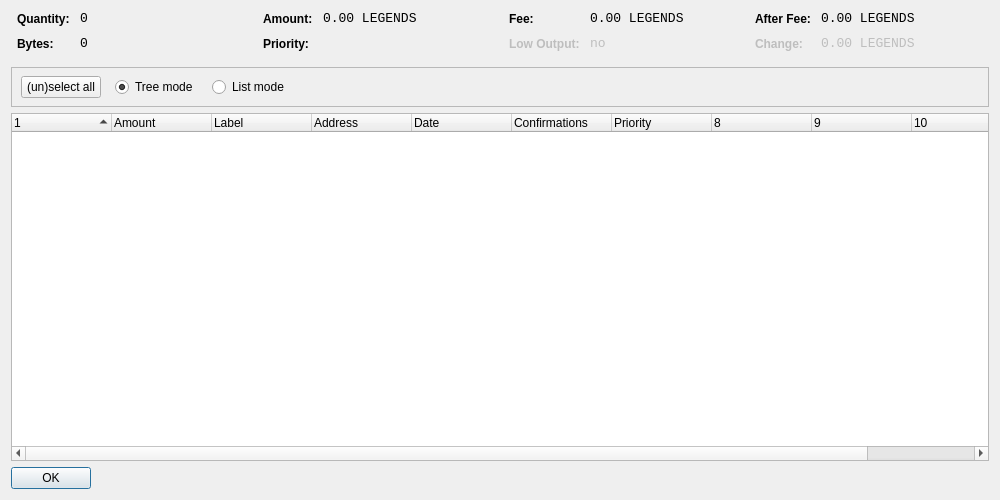
<?xml version="1.0" encoding="UTF-8"?>
<ui version="4.0">
 <class>CoinControlDialog</class>
 <widget class="QDialog" name="CoinControlDialog">
  <property name="geometry">
   <rect>
    <x>0</x>
    <y>0</y>
    <width>1000</width>
    <height>500</height>
   </rect>
  </property>
  <property name="windowTitle">
   <string>Coin Control</string>
  </property>
  <layout class="QVBoxLayout" name="verticalLayout">
   <item>
    <layout class="QHBoxLayout" name="horizontalLayoutTop" stretch="0,0,0,0">
     <property name="topMargin">
      <number>0</number>
     </property>
     <property name="bottomMargin">
      <number>10</number>
     </property>
     <item>
      <layout class="QFormLayout" name="formLayoutCoinControl1">
       <property name="horizontalSpacing">
        <number>10</number>
       </property>
       <property name="verticalSpacing">
        <number>10</number>
       </property>
       <property name="leftMargin">
        <number>6</number>
       </property>
       <property name="rightMargin">
        <number>6</number>
       </property>
       <item row="0" column="0">
        <widget class="QLabel" name="labelCoinControlQuantityText">
         <property name="styleSheet">
          <string notr="true">font-weight:bold;</string>
         </property>
         <property name="text">
          <string>Quantity:</string>
         </property>
        </widget>
       </item>
       <item row="0" column="1">
        <widget class="QLabel" name="labelCoinControlQuantity">
         <property name="font">
          <font>
           <family>Monospace</family>
           <pointsize>10</pointsize>
          </font>
         </property>
         <property name="cursor">
          <cursorShape>IBeamCursor</cursorShape>
         </property>
         <property name="contextMenuPolicy">
          <enum>Qt::ActionsContextMenu</enum>
         </property>
         <property name="text">
          <string notr="true">0</string>
         </property>
         <property name="textInteractionFlags">
          <set>Qt::LinksAccessibleByMouse|Qt::TextSelectableByKeyboard|Qt::TextSelectableByMouse</set>
         </property>
        </widget>
       </item>
       <item row="1" column="0">
        <widget class="QLabel" name="labelCoinControlBytesText">
         <property name="styleSheet">
          <string notr="true">font-weight:bold;</string>
         </property>
         <property name="text">
          <string>Bytes:</string>
         </property>
        </widget>
       </item>
       <item row="1" column="1">
        <widget class="QLabel" name="labelCoinControlBytes">
         <property name="font">
          <font>
           <family>Monospace</family>
           <pointsize>10</pointsize>
          </font>
         </property>
         <property name="cursor">
          <cursorShape>IBeamCursor</cursorShape>
         </property>
         <property name="contextMenuPolicy">
          <enum>Qt::ActionsContextMenu</enum>
         </property>
         <property name="text">
          <string notr="true">0</string>
         </property>
         <property name="textInteractionFlags">
          <set>Qt::LinksAccessibleByMouse|Qt::TextSelectableByKeyboard|Qt::TextSelectableByMouse</set>
         </property>
        </widget>
       </item>
      </layout>
     </item>
     <item>
      <layout class="QFormLayout" name="formLayoutCoinControl2">
       <property name="horizontalSpacing">
        <number>10</number>
       </property>
       <property name="verticalSpacing">
        <number>10</number>
       </property>
       <property name="leftMargin">
        <number>6</number>
       </property>
       <property name="rightMargin">
        <number>6</number>
       </property>
       <item row="0" column="0">
        <widget class="QLabel" name="labelCoinControlAmountText">
         <property name="styleSheet">
          <string notr="true">font-weight:bold;</string>
         </property>
         <property name="text">
          <string>Amount:</string>
         </property>
        </widget>
       </item>
       <item row="0" column="1">
        <widget class="QLabel" name="labelCoinControlAmount">
         <property name="font">
          <font>
           <family>Monospace</family>
           <pointsize>10</pointsize>
          </font>
         </property>
         <property name="cursor">
          <cursorShape>IBeamCursor</cursorShape>
         </property>
         <property name="contextMenuPolicy">
          <enum>Qt::ActionsContextMenu</enum>
         </property>
         <property name="text">
          <string notr="true">0.00 LEGENDS</string>
         </property>
         <property name="textInteractionFlags">
          <set>Qt::LinksAccessibleByMouse|Qt::TextSelectableByKeyboard|Qt::TextSelectableByMouse</set>
         </property>
        </widget>
       </item>
       <item row="1" column="0">
        <widget class="QLabel" name="labelCoinControlPriorityText">
         <property name="styleSheet">
          <string notr="true">font-weight:bold;</string>
         </property>
         <property name="text">
          <string>Priority:</string>
         </property>
        </widget>
       </item>
       <item row="1" column="1">
        <widget class="QLabel" name="labelCoinControlPriority">
         <property name="font">
          <font>
           <family>Monospace</family>
           <pointsize>10</pointsize>
          </font>
         </property>
         <property name="cursor">
          <cursorShape>IBeamCursor</cursorShape>
         </property>
         <property name="contextMenuPolicy">
          <enum>Qt::ActionsContextMenu</enum>
         </property>
         <property name="text">
          <string/>
         </property>
         <property name="textInteractionFlags">
          <set>Qt::LinksAccessibleByMouse|Qt::TextSelectableByKeyboard|Qt::TextSelectableByMouse</set>
         </property>
        </widget>
       </item>
      </layout>
     </item>
     <item>
      <layout class="QFormLayout" name="formLayoutCoinControl3">
       <property name="horizontalSpacing">
        <number>10</number>
       </property>
       <property name="verticalSpacing">
        <number>10</number>
       </property>
       <property name="leftMargin">
        <number>6</number>
       </property>
       <property name="rightMargin">
        <number>6</number>
       </property>
       <item row="0" column="0">
        <widget class="QLabel" name="labelCoinControlFeeText">
         <property name="styleSheet">
          <string notr="true">font-weight:bold;</string>
         </property>
         <property name="text">
          <string>Fee:</string>
         </property>
        </widget>
       </item>
       <item row="0" column="1">
        <widget class="QLabel" name="labelCoinControlFee">
         <property name="font">
          <font>
           <family>Monospace</family>
           <pointsize>10</pointsize>
          </font>
         </property>
         <property name="cursor">
          <cursorShape>IBeamCursor</cursorShape>
         </property>
         <property name="contextMenuPolicy">
          <enum>Qt::ActionsContextMenu</enum>
         </property>
         <property name="text">
          <string notr="true">0.00 LEGENDS</string>
         </property>
         <property name="textInteractionFlags">
          <set>Qt::LinksAccessibleByMouse|Qt::TextSelectableByKeyboard|Qt::TextSelectableByMouse</set>
         </property>
        </widget>
       </item>
       <item row="1" column="0">
        <widget class="QLabel" name="labelCoinControlLowOutputText">
         <property name="enabled">
          <bool>false</bool>
         </property>
         <property name="styleSheet">
          <string notr="true">font-weight:bold;</string>
         </property>
         <property name="text">
          <string>Low Output:</string>
         </property>
        </widget>
       </item>
       <item row="1" column="1">
        <widget class="QLabel" name="labelCoinControlLowOutput">
         <property name="enabled">
          <bool>false</bool>
         </property>
         <property name="font">
          <font>
           <family>Monospace</family>
           <pointsize>10</pointsize>
          </font>
         </property>
         <property name="cursor">
          <cursorShape>IBeamCursor</cursorShape>
         </property>
         <property name="contextMenuPolicy">
          <enum>Qt::ActionsContextMenu</enum>
         </property>
         <property name="text">
          <string notr="true">no</string>
         </property>
         <property name="textInteractionFlags">
          <set>Qt::LinksAccessibleByMouse|Qt::TextSelectableByKeyboard|Qt::TextSelectableByMouse</set>
         </property>
        </widget>
       </item>
      </layout>
     </item>
     <item>
      <layout class="QFormLayout" name="formLayoutCoinControl4">
       <property name="horizontalSpacing">
        <number>10</number>
       </property>
       <property name="verticalSpacing">
        <number>10</number>
       </property>
       <property name="leftMargin">
        <number>6</number>
       </property>
       <property name="rightMargin">
        <number>6</number>
       </property>
       <item row="0" column="0">
        <widget class="QLabel" name="labelCoinControlAfterFeeText">
         <property name="styleSheet">
          <string notr="true">font-weight:bold;</string>
         </property>
         <property name="text">
          <string>After Fee:</string>
         </property>
        </widget>
       </item>
       <item row="0" column="1">
        <widget class="QLabel" name="labelCoinControlAfterFee">
         <property name="font">
          <font>
           <family>Monospace</family>
           <pointsize>10</pointsize>
          </font>
         </property>
         <property name="cursor">
          <cursorShape>IBeamCursor</cursorShape>
         </property>
         <property name="contextMenuPolicy">
          <enum>Qt::ActionsContextMenu</enum>
         </property>
         <property name="text">
          <string notr="true">0.00 LEGENDS</string>
         </property>
         <property name="textInteractionFlags">
          <set>Qt::LinksAccessibleByMouse|Qt::TextSelectableByKeyboard|Qt::TextSelectableByMouse</set>
         </property>
        </widget>
       </item>
       <item row="1" column="0">
        <widget class="QLabel" name="labelCoinControlChangeText">
         <property name="enabled">
          <bool>false</bool>
         </property>
         <property name="styleSheet">
          <string notr="true">font-weight:bold;</string>
         </property>
         <property name="text">
          <string>Change:</string>
         </property>
        </widget>
       </item>
       <item row="1" column="1">
        <widget class="QLabel" name="labelCoinControlChange">
         <property name="enabled">
          <bool>false</bool>
         </property>
         <property name="font">
          <font>
           <family>Monospace</family>
           <pointsize>10</pointsize>
          </font>
         </property>
         <property name="cursor">
          <cursorShape>IBeamCursor</cursorShape>
         </property>
         <property name="contextMenuPolicy">
          <enum>Qt::ActionsContextMenu</enum>
         </property>
         <property name="text">
          <string notr="true">0.00 LEGENDS</string>
         </property>
         <property name="textInteractionFlags">
          <set>Qt::LinksAccessibleByMouse|Qt::TextSelectableByKeyboard|Qt::TextSelectableByMouse</set>
         </property>
        </widget>
       </item>
      </layout>
     </item>
    </layout>
   </item>
   <item>
    <widget class="QFrame" name="frame">
     <property name="minimumSize">
      <size>
       <width>0</width>
       <height>40</height>
      </size>
     </property>
     <property name="frameShape">
      <enum>QFrame::StyledPanel</enum>
     </property>
     <property name="frameShadow">
      <enum>QFrame::Sunken</enum>
     </property>
     <widget class="QWidget" name="horizontalLayoutWidget">
      <property name="geometry">
       <rect>
        <x>10</x>
        <y>0</y>
        <width>781</width>
        <height>41</height>
       </rect>
      </property>
      <layout class="QHBoxLayout" name="horizontalLayoutPanel" stretch="0,0,0,0,0">
       <property name="spacing">
        <number>14</number>
       </property>
       <item>
        <widget class="QPushButton" name="pushButtonSelectAll">
         <property name="sizePolicy">
          <sizepolicy hsizetype="Maximum" vsizetype="Fixed">
           <horstretch>0</horstretch>
           <verstretch>0</verstretch>
          </sizepolicy>
         </property>
         <property name="text">
          <string>(un)select all</string>
         </property>
        </widget>
       </item>
       <item>
        <widget class="QRadioButton" name="radioTreeMode">
         <property name="sizePolicy">
          <sizepolicy hsizetype="Maximum" vsizetype="Fixed">
           <horstretch>0</horstretch>
           <verstretch>0</verstretch>
          </sizepolicy>
         </property>
         <property name="text">
          <string>Tree mode</string>
         </property>
         <property name="checked">
          <bool>true</bool>
         </property>
        </widget>
       </item>
       <item>
        <widget class="QRadioButton" name="radioListMode">
         <property name="sizePolicy">
          <sizepolicy hsizetype="Maximum" vsizetype="Fixed">
           <horstretch>0</horstretch>
           <verstretch>0</verstretch>
          </sizepolicy>
         </property>
         <property name="text">
          <string>List mode</string>
         </property>
        </widget>
       </item>
       <item>
        <spacer name="horizontalSpacer">
         <property name="orientation">
          <enum>Qt::Horizontal</enum>
         </property>
         <property name="sizeHint" stdset="0">
          <size>
           <width>40</width>
           <height>20</height>
          </size>
         </property>
        </spacer>
       </item>
      </layout>
     </widget>
    </widget>
   </item>
   <item>
    <widget class="CoinControlTreeWidget" name="treeWidget">
     <property name="contextMenuPolicy">
      <enum>Qt::CustomContextMenu</enum>
     </property>
     <property name="sortingEnabled">
      <bool>false</bool>
     </property>
     <property name="columnCount">
      <number>11</number>
     </property>
     <attribute name="headerShowSortIndicator" stdset="0">
      <bool>true</bool>
     </attribute>
     <attribute name="headerStretchLastSection">
      <bool>false</bool>
     </attribute>
     <column>
      <property name="text">
       <string/>
      </property>
     </column>
     <column>
      <property name="text">
       <string>Amount</string>
      </property>
     </column>
     <column>
      <property name="text">
       <string>Label</string>
      </property>
     </column>
     <column>
      <property name="text">
       <string>Address</string>
      </property>
     </column>
     <column>
      <property name="text">
       <string>Date</string>
      </property>
     </column>
     <column>
      <property name="text">
       <string>Confirmations</string>
      </property>
      <property name="toolTip">
       <string>Confirmed</string>
      </property>
     </column>
     <column>
      <property name="text">
       <string>Priority</string>
      </property>
     </column>
     <column>
      <property name="text">
       <string/>
      </property>
     </column>
     <column>
      <property name="text">
       <string/>
      </property>
     </column>
     <column>
      <property name="text">
       <string/>
      </property>
     </column>
     <column>
      <property name="text">
       <string/>
      </property>
     </column>
    </widget>
   </item>
   <item>
    <widget class="QDialogButtonBox" name="buttonBox">
     <property name="sizePolicy">
      <sizepolicy hsizetype="Maximum" vsizetype="Fixed">
       <horstretch>0</horstretch>
       <verstretch>0</verstretch>
      </sizepolicy>
     </property>
     <property name="orientation">
      <enum>Qt::Horizontal</enum>
     </property>
     <property name="standardButtons">
      <set>QDialogButtonBox::Ok</set>
     </property>
    </widget>
   </item>
  </layout>
 </widget>
 <customwidgets>
  <customwidget>
   <class>CoinControlTreeWidget</class>
   <extends>QTreeWidget</extends>
   <header>coincontroltreewidget.h</header>
  </customwidget>
 </customwidgets>
 <resources/>
 <connections/>
</ui>
